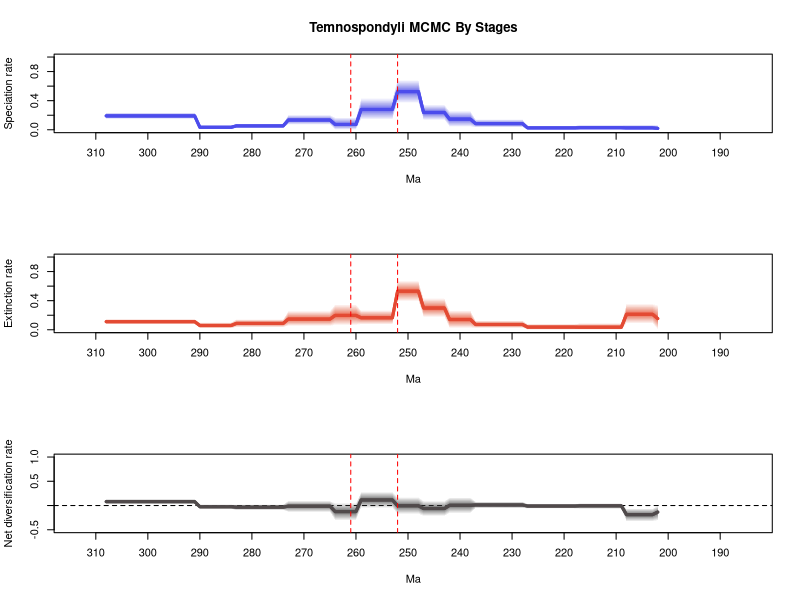

The R source for this figure:
# 1 files combined:
# 	C:\Users\SimoesLabAdmin\Documents\BDNN_Arielli\temnospondyli\mcmc_fixshift_no_predictors\D_mcmc/combined_10_marginal_rates.log

# 95% HPDs calculated using code from Biopy (https://www.cs.auckland.ac.nz/~yhel002/biopy/)

pdf(file='C:/Users/SimoesLabAdmin/Documents/BDNN_Arielli/temnospondyli/mcmc_fixshift_no_predictors/D_mcmc/combined_10_marginal_rates_RTT_final.pdf',width=8, height=10.8)
par(mfrow=c(3,1))
library(scales)
plot_RTT <- function (age,hpd_M,hpd_m,mean_m,color){
    N=100
    beta=(1:(N-1))/N
    alpha_shape=0.25
    cat=1-(beta^(1./alpha_shape))
    for (i in 1:(N-1)){
        trans= 1/N + 2/N
        polygon(c(age, rev(age)), c(hpd_M-((hpd_M-mean_m)*cat[i]), rev(hpd_m+((mean_m-hpd_m)*cat[i]))), col = alpha(color,trans), border = NA)
    }
    lines(rev(age), rev(mean_m), col = color, lwd=3)
}
    
L_hpd_m95=c(NA, NA,NA,NA,NA,NA,NA,NA,NA,NA,NA,NA,NA,NA,NA,NA,NA,NA,NA,NA,NA,NA,NA,NA,NA,NA,NA,NA,NA,NA,NA,NA,NA,NA,NA,NA,NA,NA,NA,NA,NA,NA,NA,NA,NA,NA,NA,NA,NA,NA,NA,NA,NA,NA,NA,NA,NA,NA,NA,NA,NA,NA,NA,NA,NA,NA,NA,NA,NA,NA,NA,NA,NA,NA,NA,NA,NA,NA,NA,NA,NA,NA,NA,NA,NA,NA,NA,NA,NA,NA,NA,NA,NA,NA,NA,NA,NA,NA,NA,NA,NA,NA,NA,NA,NA,NA,NA,NA,NA,NA,NA,NA,NA,NA,NA,NA,NA,NA,NA,NA,NA,NA,NA,NA,NA,NA,NA,NA,NA,NA,NA,NA,NA,NA,NA,NA,NA,NA,NA,NA,NA,NA,NA,NA,NA,NA,NA,NA,NA,NA,NA,NA,NA,NA,NA,NA,NA,NA,NA,NA,NA,NA,NA,NA,NA,NA,NA,NA,NA,NA,NA,NA,NA,NA,NA,NA,NA,NA,NA,NA,NA,NA,NA,NA,NA,NA,NA,NA,NA,NA,NA,NA,NA,NA,NA,NA,NA,NA,NA,NA,NA,NA,0.0,1e-06,1e-06,1e-06,1e-06,1e-06,1e-06,3e-06,3e-06,3e-06,3e-06,3e-06,3e-06,3e-06,3e-06,3e-06,0.000437,0.000437,0.000437,0.000437,0.000437,0.000437,0.000437,0.000437,0.000437,0.000437,0.03095,0.03095,0.03095,0.03095,0.03095,0.03095,0.03095,0.03095,0.03095,0.03095,0.03717,0.03717,0.03717,0.03717,0.03717,0.129809,0.129809,0.129809,0.129809,0.129809,0.363682,0.363682,0.363682,0.363682,0.363682,0.136863,0.136863,0.136863,0.136863,0.136863,0.136863,0.136863,2e-06,2e-06,2e-06,2e-06,2e-06,0.06914,0.06914,0.06914,0.06914,0.06914,0.06914,0.06914,0.06914,0.06914,0.022938,0.022938,0.022938,0.022938,0.022938,0.022938,0.022938,0.022938,0.022938,0.022938,0.007637,0.007637,0.007637,0.007637,0.007637,0.007637,0.007637,0.148041,0.148041,0.148041,0.148041,0.148041,0.148041,0.148041,0.148041,0.148041,0.148041,0.148041,0.148041,0.148041,0.148041,0.148041,0.148041,0.148041,0.148041)
L_hpd_M95=c(NA, NA,NA,NA,NA,NA,NA,NA,NA,NA,NA,NA,NA,NA,NA,NA,NA,NA,NA,NA,NA,NA,NA,NA,NA,NA,NA,NA,NA,NA,NA,NA,NA,NA,NA,NA,NA,NA,NA,NA,NA,NA,NA,NA,NA,NA,NA,NA,NA,NA,NA,NA,NA,NA,NA,NA,NA,NA,NA,NA,NA,NA,NA,NA,NA,NA,NA,NA,NA,NA,NA,NA,NA,NA,NA,NA,NA,NA,NA,NA,NA,NA,NA,NA,NA,NA,NA,NA,NA,NA,NA,NA,NA,NA,NA,NA,NA,NA,NA,NA,NA,NA,NA,NA,NA,NA,NA,NA,NA,NA,NA,NA,NA,NA,NA,NA,NA,NA,NA,NA,NA,NA,NA,NA,NA,NA,NA,NA,NA,NA,NA,NA,NA,NA,NA,NA,NA,NA,NA,NA,NA,NA,NA,NA,NA,NA,NA,NA,NA,NA,NA,NA,NA,NA,NA,NA,NA,NA,NA,NA,NA,NA,NA,NA,NA,NA,NA,NA,NA,NA,NA,NA,NA,NA,NA,NA,NA,NA,NA,NA,NA,NA,NA,NA,NA,NA,NA,NA,NA,NA,NA,NA,NA,NA,NA,NA,NA,NA,NA,NA,NA,NA,0.065275,0.068531,0.068531,0.068531,0.068531,0.068531,0.068531,0.067105,0.067105,0.067105,0.067105,0.067105,0.067105,0.067105,0.067105,0.067105,0.057162,0.057162,0.057162,0.057162,0.057162,0.057162,0.057162,0.057162,0.057162,0.057162,0.145917,0.145917,0.145917,0.145917,0.145917,0.145917,0.145917,0.145917,0.145917,0.145917,0.261769,0.261769,0.261769,0.261769,0.261769,0.346997,0.346997,0.346997,0.346997,0.346997,0.689807,0.689807,0.689807,0.689807,0.689807,0.43677,0.43677,0.43677,0.43677,0.43677,0.43677,0.43677,0.171928,0.171928,0.171928,0.171928,0.171928,0.206786,0.206786,0.206786,0.206786,0.206786,0.206786,0.206786,0.206786,0.206786,0.085455,0.085455,0.085455,0.085455,0.085455,0.085455,0.085455,0.085455,0.085455,0.085455,0.064284,0.064284,0.064284,0.064284,0.064284,0.064284,0.064284,0.236873,0.236873,0.236873,0.236873,0.236873,0.236873,0.236873,0.236873,0.236873,0.236873,0.236873,0.236873,0.236873,0.236873,0.236873,0.236873,0.236873,0.236873)
M_hpd_m95=c(NA, NA,NA,NA,NA,NA,NA,NA,NA,NA,NA,NA,NA,NA,NA,NA,NA,NA,NA,NA,NA,NA,NA,NA,NA,NA,NA,NA,NA,NA,NA,NA,NA,NA,NA,NA,NA,NA,NA,NA,NA,NA,NA,NA,NA,NA,NA,NA,NA,NA,NA,NA,NA,NA,NA,NA,NA,NA,NA,NA,NA,NA,NA,NA,NA,NA,NA,NA,NA,NA,NA,NA,NA,NA,NA,NA,NA,NA,NA,NA,NA,NA,NA,NA,NA,NA,NA,NA,NA,NA,NA,NA,NA,NA,NA,NA,NA,NA,NA,NA,NA,NA,NA,NA,NA,NA,NA,NA,NA,NA,NA,NA,NA,NA,NA,NA,NA,NA,NA,NA,NA,NA,NA,NA,NA,NA,NA,NA,NA,NA,NA,NA,NA,NA,NA,NA,NA,NA,NA,NA,NA,NA,NA,NA,NA,NA,NA,NA,NA,NA,NA,NA,NA,NA,NA,NA,NA,NA,NA,NA,NA,NA,NA,NA,NA,NA,NA,NA,NA,NA,NA,NA,NA,NA,NA,NA,NA,NA,NA,NA,NA,NA,NA,NA,NA,NA,NA,NA,NA,NA,NA,NA,NA,NA,NA,NA,NA,NA,NA,NA,NA,NA,0.0,0.083061,0.083061,0.083061,0.083061,0.083061,0.083061,6e-06,6e-06,6e-06,6e-06,6e-06,6e-06,6e-06,6e-06,6e-06,3.4e-05,3.4e-05,3.4e-05,3.4e-05,3.4e-05,3.4e-05,3.4e-05,3.4e-05,3.4e-05,3.4e-05,0.023514,0.023514,0.023514,0.023514,0.023514,0.023514,0.023514,0.023514,0.023514,0.023514,0.018411,0.018411,0.018411,0.018411,0.018411,0.17053,0.17053,0.17053,0.17053,0.17053,0.389703,0.389703,0.389703,0.389703,0.389703,0.071678,0.071678,0.071678,0.071678,0.071678,0.071678,0.071678,0.059307,0.059307,0.059307,0.059307,0.059307,0.047968,0.047968,0.047968,0.047968,0.047968,0.047968,0.047968,0.047968,0.047968,0.032793,0.032793,0.032793,0.032793,0.032793,0.032793,0.032793,0.032793,0.032793,0.032793,0.018772,0.018772,0.018772,0.018772,0.018772,0.018772,0.018772,0.077799,0.077799,0.077799,0.077799,0.077799,0.077799,0.077799,0.077799,0.077799,0.077799,0.077799,0.077799,0.077799,0.077799,0.077799,0.077799,0.077799,0.077799)
M_hpd_M95=c(NA, NA,NA,NA,NA,NA,NA,NA,NA,NA,NA,NA,NA,NA,NA,NA,NA,NA,NA,NA,NA,NA,NA,NA,NA,NA,NA,NA,NA,NA,NA,NA,NA,NA,NA,NA,NA,NA,NA,NA,NA,NA,NA,NA,NA,NA,NA,NA,NA,NA,NA,NA,NA,NA,NA,NA,NA,NA,NA,NA,NA,NA,NA,NA,NA,NA,NA,NA,NA,NA,NA,NA,NA,NA,NA,NA,NA,NA,NA,NA,NA,NA,NA,NA,NA,NA,NA,NA,NA,NA,NA,NA,NA,NA,NA,NA,NA,NA,NA,NA,NA,NA,NA,NA,NA,NA,NA,NA,NA,NA,NA,NA,NA,NA,NA,NA,NA,NA,NA,NA,NA,NA,NA,NA,NA,NA,NA,NA,NA,NA,NA,NA,NA,NA,NA,NA,NA,NA,NA,NA,NA,NA,NA,NA,NA,NA,NA,NA,NA,NA,NA,NA,NA,NA,NA,NA,NA,NA,NA,NA,NA,NA,NA,NA,NA,NA,NA,NA,NA,NA,NA,NA,NA,NA,NA,NA,NA,NA,NA,NA,NA,NA,NA,NA,NA,NA,NA,NA,NA,NA,NA,NA,NA,NA,NA,NA,NA,NA,NA,NA,NA,NA,0.343965,0.361625,0.361625,0.361625,0.361625,0.361625,0.361625,0.091275,0.091275,0.091275,0.091275,0.091275,0.091275,0.091275,0.091275,0.091275,0.080832,0.080832,0.080832,0.080832,0.080832,0.080832,0.080832,0.080832,0.080832,0.080832,0.128269,0.128269,0.128269,0.128269,0.128269,0.128269,0.128269,0.128269,0.128269,0.128269,0.269756,0.269756,0.269756,0.269756,0.269756,0.436252,0.436252,0.436252,0.436252,0.436252,0.679658,0.679658,0.679658,0.679658,0.679658,0.270788,0.270788,0.270788,0.270788,0.270788,0.270788,0.270788,0.352423,0.352423,0.352423,0.352423,0.352423,0.262131,0.262131,0.262131,0.262131,0.262131,0.262131,0.262131,0.262131,0.262131,0.144084,0.144084,0.144084,0.144084,0.144084,0.144084,0.144084,0.144084,0.144084,0.144084,0.102856,0.102856,0.102856,0.102856,0.102856,0.102856,0.102856,0.147013,0.147013,0.147013,0.147013,0.147013,0.147013,0.147013,0.147013,0.147013,0.147013,0.147013,0.147013,0.147013,0.147013,0.147013,0.147013,0.147013,0.147013)
R_hpd_m95=c(NA, NA,NA,NA,NA,NA,NA,NA,NA,NA,NA,NA,NA,NA,NA,NA,NA,NA,NA,NA,NA,NA,NA,NA,NA,NA,NA,NA,NA,NA,NA,NA,NA,NA,NA,NA,NA,NA,NA,NA,NA,NA,NA,NA,NA,NA,NA,NA,NA,NA,NA,NA,NA,NA,NA,NA,NA,NA,NA,NA,NA,NA,NA,NA,NA,NA,NA,NA,NA,NA,NA,NA,NA,NA,NA,NA,NA,NA,NA,NA,NA,NA,NA,NA,NA,NA,NA,NA,NA,NA,NA,NA,NA,NA,NA,NA,NA,NA,NA,NA,NA,NA,NA,NA,NA,NA,NA,NA,NA,NA,NA,NA,NA,NA,NA,NA,NA,NA,NA,NA,NA,NA,NA,NA,NA,NA,NA,NA,NA,NA,NA,NA,NA,NA,NA,NA,NA,NA,NA,NA,NA,NA,NA,NA,NA,NA,NA,NA,NA,NA,NA,NA,NA,NA,NA,NA,NA,NA,NA,NA,NA,NA,NA,NA,NA,NA,NA,NA,NA,NA,NA,NA,NA,NA,NA,NA,NA,NA,NA,NA,NA,NA,NA,NA,NA,NA,NA,NA,NA,NA,NA,NA,NA,NA,NA,NA,NA,NA,NA,NA,NA,NA,-0.314471,-0.333835,-0.333835,-0.333835,-0.333835,-0.333835,-0.333835,-0.069033,-0.069033,-0.069033,-0.069033,-0.069033,-0.069033,-0.069033,-0.069033,-0.069033,-0.065545,-0.065545,-0.065545,-0.065545,-0.065545,-0.065545,-0.065545,-0.065545,-0.065545,-0.065545,-0.058631,-0.058631,-0.058631,-0.058631,-0.058631,-0.058631,-0.058631,-0.058631,-0.058631,-0.058631,-0.163672,-0.163672,-0.163672,-0.163672,-0.163672,-0.223954,-0.223954,-0.223954,-0.223954,-0.223954,-0.181495,-0.181495,-0.181495,-0.181495,-0.181495,-0.055866,-0.055866,-0.055866,-0.055866,-0.055866,-0.055866,-0.055866,-0.31204,-0.31204,-0.31204,-0.31204,-0.31204,-0.138408,-0.138408,-0.138408,-0.138408,-0.138408,-0.138408,-0.138408,-0.138408,-0.138408,-0.09741,-0.09741,-0.09741,-0.09741,-0.09741,-0.09741,-0.09741,-0.09741,-0.09741,-0.09741,-0.073656,-0.073656,-0.073656,-0.073656,-0.073656,-0.073656,-0.073656,0.026139,0.026139,0.026139,0.026139,0.026139,0.026139,0.026139,0.026139,0.026139,0.026139,0.026139,0.026139,0.026139,0.026139,0.026139,0.026139,0.026139,0.026139)
R_hpd_M95=c(NA, NA,NA,NA,NA,NA,NA,NA,NA,NA,NA,NA,NA,NA,NA,NA,NA,NA,NA,NA,NA,NA,NA,NA,NA,NA,NA,NA,NA,NA,NA,NA,NA,NA,NA,NA,NA,NA,NA,NA,NA,NA,NA,NA,NA,NA,NA,NA,NA,NA,NA,NA,NA,NA,NA,NA,NA,NA,NA,NA,NA,NA,NA,NA,NA,NA,NA,NA,NA,NA,NA,NA,NA,NA,NA,NA,NA,NA,NA,NA,NA,NA,NA,NA,NA,NA,NA,NA,NA,NA,NA,NA,NA,NA,NA,NA,NA,NA,NA,NA,NA,NA,NA,NA,NA,NA,NA,NA,NA,NA,NA,NA,NA,NA,NA,NA,NA,NA,NA,NA,NA,NA,NA,NA,NA,NA,NA,NA,NA,NA,NA,NA,NA,NA,NA,NA,NA,NA,NA,NA,NA,NA,NA,NA,NA,NA,NA,NA,NA,NA,NA,NA,NA,NA,NA,NA,NA,NA,NA,NA,NA,NA,NA,NA,NA,NA,NA,NA,NA,NA,NA,NA,NA,NA,NA,NA,NA,NA,NA,NA,NA,NA,NA,NA,NA,NA,NA,NA,NA,NA,NA,NA,NA,NA,NA,NA,NA,NA,NA,NA,NA,NA,0.0,-0.057282,-0.057282,-0.057282,-0.057282,-0.057282,-0.057282,0.046546,0.046546,0.046546,0.046546,0.046546,0.046546,0.046546,0.046546,0.046546,0.037399,0.037399,0.037399,0.037399,0.037399,0.037399,0.037399,0.037399,0.037399,0.037399,0.084042,0.084042,0.084042,0.084042,0.084042,0.084042,0.084042,0.084042,0.084042,0.084042,0.170489,0.170489,0.170489,0.170489,0.170489,0.100445,0.100445,0.100445,0.100445,0.100445,0.176408,0.176408,0.176408,0.176408,0.176408,0.287419,0.287419,0.287419,0.287419,0.287419,0.287419,0.287419,0.056582,0.056582,0.056582,0.056582,0.056582,0.100353,0.100353,0.100353,0.100353,0.100353,0.100353,0.100353,0.100353,0.100353,0.024337,0.024337,0.024337,0.024337,0.024337,0.024337,0.024337,0.024337,0.024337,0.024337,0.025228,0.025228,0.025228,0.025228,0.025228,0.025228,0.025228,0.134664,0.134664,0.134664,0.134664,0.134664,0.134664,0.134664,0.134664,0.134664,0.134664,0.134664,0.134664,0.134664,0.134664,0.134664,0.134664,0.134664,0.134664)
L_mean=c(NA, NA,NA,NA,NA,NA,NA,NA,NA,NA,NA,NA,NA,NA,NA,NA,NA,NA,NA,NA,NA,NA,NA,NA,NA,NA,NA,NA,NA,NA,NA,NA,NA,NA,NA,NA,NA,NA,NA,NA,NA,NA,NA,NA,NA,NA,NA,NA,NA,NA,NA,NA,NA,NA,NA,NA,NA,NA,NA,NA,NA,NA,NA,NA,NA,NA,NA,NA,NA,NA,NA,NA,NA,NA,NA,NA,NA,NA,NA,NA,NA,NA,NA,NA,NA,NA,NA,NA,NA,NA,NA,NA,NA,NA,NA,NA,NA,NA,NA,NA,NA,NA,NA,NA,NA,NA,NA,NA,NA,NA,NA,NA,NA,NA,NA,NA,NA,NA,NA,NA,NA,NA,NA,NA,NA,NA,NA,NA,NA,NA,NA,NA,NA,NA,NA,NA,NA,NA,NA,NA,NA,NA,NA,NA,NA,NA,NA,NA,NA,NA,NA,NA,NA,NA,NA,NA,NA,NA,NA,NA,NA,NA,NA,NA,NA,NA,NA,NA,NA,NA,NA,NA,NA,NA,NA,NA,NA,NA,NA,NA,NA,NA,NA,NA,NA,NA,NA,NA,NA,NA,NA,NA,NA,NA,NA,NA,NA,NA,NA,NA,NA,NA,0.019101104644444,0.025390962877778,0.025390962877778,0.025390962877778,0.025390962877778,0.025390962877778,0.025390962877778,0.028078105277778,0.028078105277778,0.028078105277778,0.028078105277778,0.028078105277778,0.028078105277778,0.028078105277778,0.028078105277778,0.028078105277778,0.025403816277778,0.025403816277778,0.025403816277778,0.025403816277778,0.025403816277778,0.025403816277778,0.025403816277778,0.025403816277778,0.025403816277778,0.025403816277778,0.084437024866667,0.084437024866667,0.084437024866667,0.084437024866667,0.084437024866667,0.084437024866667,0.084437024866667,0.084437024866667,0.084437024866667,0.084437024866667,0.145378974455556,0.145378974455556,0.145378974455556,0.145378974455556,0.145378974455556,0.237296576433333,0.237296576433333,0.237296576433333,0.237296576433333,0.237296576433333,0.5250097628,0.5250097628,0.5250097628,0.5250097628,0.5250097628,0.279164224933333,0.279164224933333,0.279164224933333,0.279164224933333,0.279164224933333,0.279164224933333,0.279164224933333,0.072865607311111,0.072865607311111,0.072865607311111,0.072865607311111,0.072865607311111,0.1339283666,0.1339283666,0.1339283666,0.1339283666,0.1339283666,0.1339283666,0.1339283666,0.1339283666,0.1339283666,0.053065824011111,0.053065824011111,0.053065824011111,0.053065824011111,0.053065824011111,0.053065824011111,0.053065824011111,0.053065824011111,0.053065824011111,0.053065824011111,0.033608340488889,0.033608340488889,0.033608340488889,0.033608340488889,0.033608340488889,0.033608340488889,0.033608340488889,0.1909915305,0.1909915305,0.1909915305,0.1909915305,0.1909915305,0.1909915305,0.1909915305,0.1909915305,0.1909915305,0.1909915305,0.1909915305,0.1909915305,0.1909915305,0.1909915305,0.1909915305,0.1909915305,0.1909915305,0.1909915305)
M_mean=c(NA, NA,NA,NA,NA,NA,NA,NA,NA,NA,NA,NA,NA,NA,NA,NA,NA,NA,NA,NA,NA,NA,NA,NA,NA,NA,NA,NA,NA,NA,NA,NA,NA,NA,NA,NA,NA,NA,NA,NA,NA,NA,NA,NA,NA,NA,NA,NA,NA,NA,NA,NA,NA,NA,NA,NA,NA,NA,NA,NA,NA,NA,NA,NA,NA,NA,NA,NA,NA,NA,NA,NA,NA,NA,NA,NA,NA,NA,NA,NA,NA,NA,NA,NA,NA,NA,NA,NA,NA,NA,NA,NA,NA,NA,NA,NA,NA,NA,NA,NA,NA,NA,NA,NA,NA,NA,NA,NA,NA,NA,NA,NA,NA,NA,NA,NA,NA,NA,NA,NA,NA,NA,NA,NA,NA,NA,NA,NA,NA,NA,NA,NA,NA,NA,NA,NA,NA,NA,NA,NA,NA,NA,NA,NA,NA,NA,NA,NA,NA,NA,NA,NA,NA,NA,NA,NA,NA,NA,NA,NA,NA,NA,NA,NA,NA,NA,NA,NA,NA,NA,NA,NA,NA,NA,NA,NA,NA,NA,NA,NA,NA,NA,NA,NA,NA,NA,NA,NA,NA,NA,NA,NA,NA,NA,NA,NA,NA,NA,NA,NA,NA,NA,0.154089184055556,0.212751215422222,0.212751215422222,0.212751215422222,0.212751215422222,0.212751215422222,0.212751215422222,0.034686199477778,0.034686199477778,0.034686199477778,0.034686199477778,0.034686199477778,0.034686199477778,0.034686199477778,0.034686199477778,0.034686199477778,0.036320004955556,0.036320004955556,0.036320004955556,0.036320004955556,0.036320004955556,0.036320004955556,0.036320004955556,0.036320004955556,0.036320004955556,0.036320004955556,0.072579129477778,0.072579129477778,0.072579129477778,0.072579129477778,0.072579129477778,0.072579129477778,0.072579129477778,0.072579129477778,0.072579129477778,0.072579129477778,0.141307037722222,0.141307037722222,0.141307037722222,0.141307037722222,0.141307037722222,0.299102466766667,0.299102466766667,0.299102466766667,0.299102466766667,0.299102466766667,0.530189658344444,0.530189658344444,0.530189658344444,0.530189658344444,0.530189658344444,0.1645643626,0.1645643626,0.1645643626,0.1645643626,0.1645643626,0.1645643626,0.1645643626,0.1973152079,0.1973152079,0.1973152079,0.1973152079,0.1973152079,0.146761643633333,0.146761643633333,0.146761643633333,0.146761643633333,0.146761643633333,0.146761643633333,0.146761643633333,0.146761643633333,0.146761643633333,0.086837734133333,0.086837734133333,0.086837734133333,0.086837734133333,0.086837734133333,0.086837734133333,0.086837734133333,0.086837734133333,0.086837734133333,0.086837734133333,0.058641513655556,0.058641513655556,0.058641513655556,0.058641513655556,0.058641513655556,0.058641513655556,0.058641513655556,0.111233870544444,0.111233870544444,0.111233870544444,0.111233870544444,0.111233870544444,0.111233870544444,0.111233870544444,0.111233870544444,0.111233870544444,0.111233870544444,0.111233870544444,0.111233870544444,0.111233870544444,0.111233870544444,0.111233870544444,0.111233870544444,0.111233870544444,0.111233870544444)
R_mean=c(NA, NA,NA,NA,NA,NA,NA,NA,NA,NA,NA,NA,NA,NA,NA,NA,NA,NA,NA,NA,NA,NA,NA,NA,NA,NA,NA,NA,NA,NA,NA,NA,NA,NA,NA,NA,NA,NA,NA,NA,NA,NA,NA,NA,NA,NA,NA,NA,NA,NA,NA,NA,NA,NA,NA,NA,NA,NA,NA,NA,NA,NA,NA,NA,NA,NA,NA,NA,NA,NA,NA,NA,NA,NA,NA,NA,NA,NA,NA,NA,NA,NA,NA,NA,NA,NA,NA,NA,NA,NA,NA,NA,NA,NA,NA,NA,NA,NA,NA,NA,NA,NA,NA,NA,NA,NA,NA,NA,NA,NA,NA,NA,NA,NA,NA,NA,NA,NA,NA,NA,NA,NA,NA,NA,NA,NA,NA,NA,NA,NA,NA,NA,NA,NA,NA,NA,NA,NA,NA,NA,NA,NA,NA,NA,NA,NA,NA,NA,NA,NA,NA,NA,NA,NA,NA,NA,NA,NA,NA,NA,NA,NA,NA,NA,NA,NA,NA,NA,NA,NA,NA,NA,NA,NA,NA,NA,NA,NA,NA,NA,NA,NA,NA,NA,NA,NA,NA,NA,NA,NA,NA,NA,NA,NA,NA,NA,NA,NA,NA,NA,NA,NA,-0.134988078033333,-0.187360251066667,-0.187360251066667,-0.187360251066667,-0.187360251066667,-0.187360251066667,-0.187360251066667,-0.006608095133333,-0.006608095133333,-0.006608095133333,-0.006608095133333,-0.006608095133333,-0.006608095133333,-0.006608095133333,-0.006608095133333,-0.006608095133333,-0.010916190322222,-0.010916190322222,-0.010916190322222,-0.010916190322222,-0.010916190322222,-0.010916190322222,-0.010916190322222,-0.010916190322222,-0.010916190322222,-0.010916190322222,0.011857895455556,0.011857895455556,0.011857895455556,0.011857895455556,0.011857895455556,0.011857895455556,0.011857895455556,0.011857895455556,0.011857895455556,0.011857895455556,0.004071937455556,0.004071937455556,0.004071937455556,0.004071937455556,0.004071937455556,-0.061805889855556,-0.061805889855556,-0.061805889855556,-0.061805889855556,-0.061805889855556,-0.005179894222222,-0.005179894222222,-0.005179894222222,-0.005179894222222,-0.005179894222222,0.114599862266667,0.114599862266667,0.114599862266667,0.114599862266667,0.114599862266667,0.114599862266667,0.114599862266667,-0.124449602755556,-0.124449602755556,-0.124449602755556,-0.124449602755556,-0.124449602755556,-0.012833274088889,-0.012833274088889,-0.012833274088889,-0.012833274088889,-0.012833274088889,-0.012833274088889,-0.012833274088889,-0.012833274088889,-0.012833274088889,-0.033771911888889,-0.033771911888889,-0.033771911888889,-0.033771911888889,-0.033771911888889,-0.033771911888889,-0.033771911888889,-0.033771911888889,-0.033771911888889,-0.033771911888889,-0.025033175233333,-0.025033175233333,-0.025033175233333,-0.025033175233333,-0.025033175233333,-0.025033175233333,-0.025033175233333,0.079757658633333,0.079757658633333,0.079757658633333,0.079757658633333,0.079757658633333,0.079757658633333,0.079757658633333,0.079757658633333,0.079757658633333,0.079757658633333,0.079757658633333,0.079757658633333,0.079757658633333,0.079757658633333,0.079757658633333,0.079757658633333,0.079757658633333,0.079757658633333)
trans=0.5
age=(0:(309-1))* -1
# Calculate positions for the mass extinction events
perm_trias_extinction = -252 # End-Permian mass extinction (252 Ma)
guadalupian_extinction = -261 # Guadalupian extinction (261 Ma)

# Define custom tick positions at 10 MY intervals
x_ticks <- seq(-310, -190, by=10)
x_tick_labels <- abs(x_ticks)

# First plot: Speciation rate
plot(age, age, type='n', ylim=c(0, 1), xlim=c(-312.9, -185.1), 
     ylab='Speciation rate', xlab='Ma', main='Temnospondyli MCMC By Stages', 
     xaxt='n') # Remove default x-axis
axis(1, at=x_ticks, labels=x_tick_labels) # Custom x-axis with 10MY interval ticks

plot_RTT(age, L_hpd_M95, L_hpd_m95, L_mean, "#4c4cec")
lines(rev(age), rev(L_mean), col="#4c4cec", lwd=3)

# Add vertical lines for mass extinction events
abline(v=perm_trias_extinction, col="red", lty=2) 
abline(v=guadalupian_extinction, col="red", lty=2)

# Second plot: Extinction rate
plot(age, age, type='n', ylim=c(0, 1), xlim=c(-312.9, -185.1), 
     ylab='Extinction rate', xlab='Ma',
     xaxt='n') # Remove default x-axis
axis(1, at=x_ticks, labels=x_tick_labels) # Custom x-axis with 10MY interval ticks

plot_RTT(age, M_hpd_M95, M_hpd_m95, M_mean, "#e34a33")
lines(rev(age), rev(M_mean), col="#e34a33", lwd=3)

# Add vertical lines for mass extinction events
abline(v=perm_trias_extinction, col="red", lty=2)
abline(v=guadalupian_extinction, col="red", lty=2)

# Third plot: Net diversification rate
plot(age, age, type='n', ylim=c(-0.5, 1), xlim=c(-312.9, -185.1), 
     ylab='Net diversification rate', xlab='Ma',
     xaxt='n') # Remove default x-axis
axis(1, at=x_ticks, labels=x_tick_labels) # Custom x-axis with 10MY interval ticks

abline(h=0, lty=2, col="black")
plot_RTT(age, R_hpd_M95, R_hpd_m95, R_mean, "#504A4B")
lines(rev(age), rev(R_mean), col="#504A4B", lwd=3)

# Add vertical lines for mass extinction events
abline(v=perm_trias_extinction, col="red", lty=2)
abline(v=guadalupian_extinction, col="red", lty=2)

dev.off()
